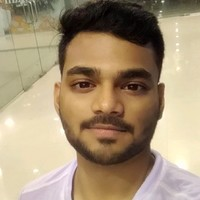
%> input picture dp.jpg, 200 x 200 px
$ octave add_sub_scale.m   (GNU Octave 9; MATLAB toolbox functions it lacks are replaced by stand-ins)
%> lines starting %> are read from the running program, lines starting %| are printed output that depends on the picture
% B317012 addition, subtraction
% B317012
I = imread('dp.jpg') ;
%> I is the input picture: size 200x200x3 uint8; mean R, G, B 165.8, 146.5, 119.1
I1 = I+100 ;
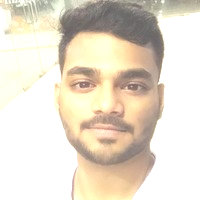
%> I1: size 200x200x3 uint8; mean R, G, B 230.3, 220.8, 204.9
I2 = I-100;
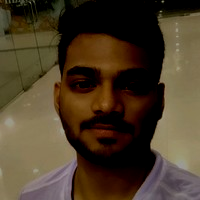
%> I2: size 200x200x3 uint8; mean R, G, B 75, 60, 40.1
I3 = I*0.7;
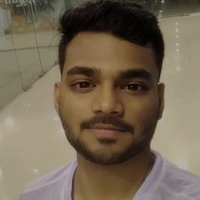
%> I3: size 200x200x3 uint8; mean R, G, B 116.1, 102.6, 83.4
subplot(2,2,1);
imshow(I) ;
title('original');

subplot(2,2,2);
imshow(I1) ;
title('addition');

subplot(2,2,3);
imshow(I2);
title('subtraction');

subplot(2,2,4);
imshow(I3);
title('scaling');
